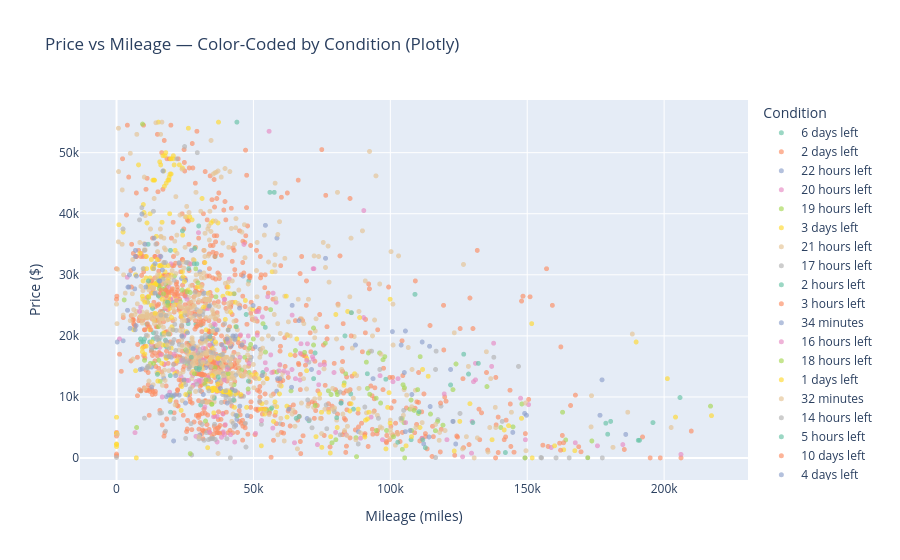

Notebook code for this chart:
### Code cell
# Remove mileage outliers for cleaner plot
df_scatter = df[df['mileage'] < df['mileage'].quantile(0.99)].copy()

# --- Plotly interactive scatter ---
fig = px.scatter(
    df_scatter,
    x='mileage', y='price',
    color='condition',
    hover_data=['brand', 'model', 'year', 'state'],
    title='Price vs Mileage — Color-Coded by Condition (Plotly)',
    labels={'mileage': 'Mileage (miles)', 'price': 'Price ($)', 'condition': 'Condition'},
    opacity=0.65,
    color_discrete_sequence=px.colors.qualitative.Set2
)
fig.update_traces(marker=dict(size=5))
fig.update_layout(legend_title_text='Condition')
fig.show()

# --- Also a Seaborn static version ---
plt.figure(figsize=(10, 6))
sns.scatterplot(data=df_scatter, x='mileage', y='price',
                hue='condition', alpha=0.5, s=30, palette='Set2')
plt.title('Price vs Mileage by Condition (Seaborn)', fontsize=14)
plt.xlabel('Mileage (miles)')
plt.ylabel('Price ($)')
plt.legend(title='Condition', bbox_to_anchor=(1.05, 1), loc='upper left')
plt.tight_layout()
plt.show()

print('Insight: Higher mileage generally correlates with lower price. Cars with fewer days left tend to be priced lower.')
